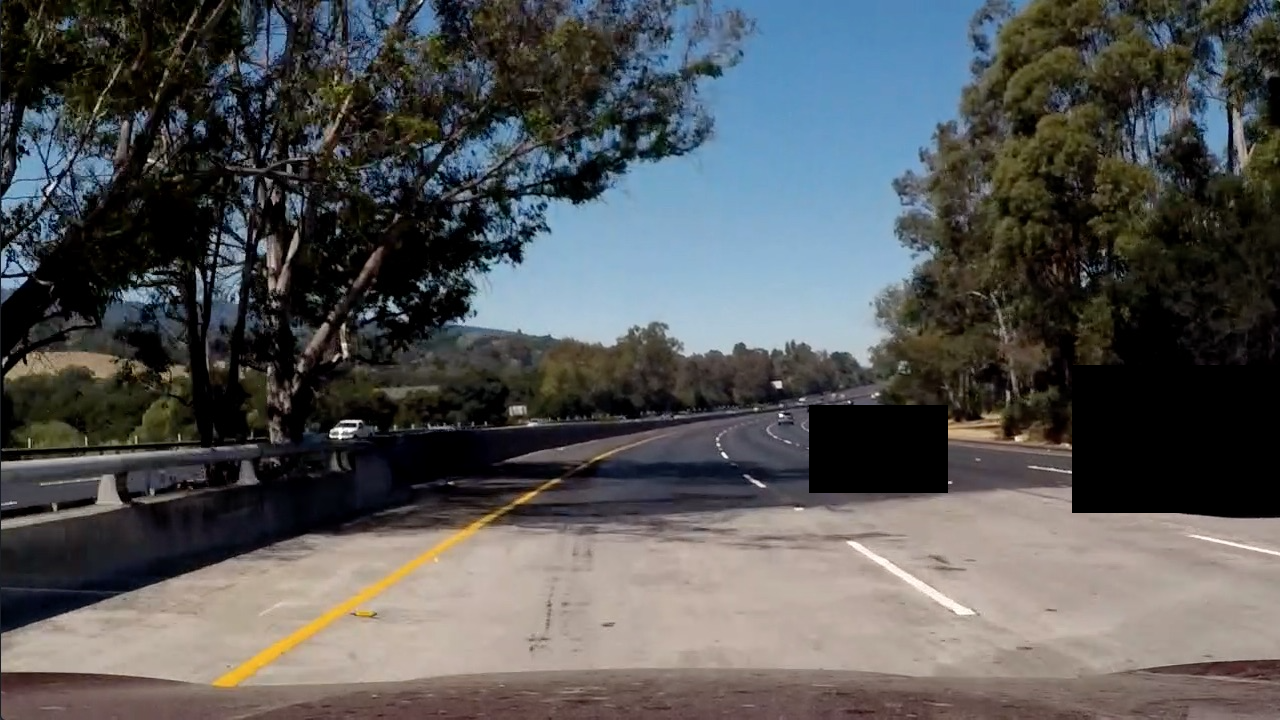
#> input picture CarND-Vehicle-Detection/test_images/test5-mod.png, 1280 x 720 px; its folder holds only this picture in this run
$ python nm.py   (older library calls are emulated)
#> lines starting #> are read from the running program, lines starting #| are printed output that depends on the picture
import os
import numpy as np
import cv2
import matplotlib.pyplot as plt
import matplotlib.image as mpimg
from moviepy.editor import VideoFileClip
import pickle
import glob
import time
from skimage.feature import hog
from sklearn.preprocessing import StandardScaler
from sklearn.svm import LinearSVC
from sklearn.cross_validation import train_test_split
from scipy.ndimage.measurements import label
from scipy.ndimage import generate_binary_structure
from collections import deque
import uuid

def slide_window(img, x_start_stop=[None, None], y_start_stop=[None, None],
                    xy_window=(64, 64), xy_overlap=(0.5, 0.5)):
    # If x and/or y start/stop positions not defined, set to image size
    if x_start_stop[0] == None:
        x_start_stop[0] = 0
    if x_start_stop[1] == None:
        x_start_stop[1] = img.shape[1]
    if y_start_stop[0] == None:
        y_start_stop[0] = 0
    if y_start_stop[1] == None:
        y_start_stop[1] = img.shape[0]
    # Compute the span of the region to be searched
    xspan = x_start_stop[1] - x_start_stop[0]
    yspan = y_start_stop[1] - y_start_stop[0]
    # Compute the number of pixels per step in x/y
    nx_pix_per_step = np.int(xy_window[0]*(1 - xy_overlap[0]))
    ny_pix_per_step = np.int(xy_window[1]*(1 - xy_overlap[1]))
    # Compute the number of windows in x/y
    nx_windows = np.int(xspan/nx_pix_per_step) - 1
    ny_windows = np.int(yspan/ny_pix_per_step) - 1
    # Initialize a list to append window positions to
    window_list = []
    # Loop through finding x and y window positions
    for ys in range(ny_windows):
        for xs in range(nx_windows):
            # Calculate window position
            startx = xs*nx_pix_per_step + x_start_stop[0]
            endx = startx + xy_window[0]
            starty = ys*ny_pix_per_step + y_start_stop[0]
            endy = starty + xy_window[1]
            # Append window position to list
            window_list.append(((startx, starty), (endx, endy)))
    # Return the list of windows
    return window_list

def generate_negative_samples():
    test_images = glob.iglob('./test_images/*.png', recursive=True)
    for test_image in test_images:
        img = cv2.imread(test_image)
#> img is the input picture: shape (720, 1280, 3); mean B, G, R 85.6, 85.1, 84.1
        windows = slide_window(img, xy_window=(64, 64))
#> windows = 819 items
        windows += slide_window(img, xy_window=(96, 96))
#> windows = 1169 items
        windows += slide_window(img, xy_window=(128, 128))
#> windows = 1359 items
        windows += slide_window(img, xy_window=(144, 144))
#> windows = 1503 items
        windows += slide_window(img, xy_window=(196, 196))
#> windows = 1575 items
        for window in windows:
            window_image = cv2.resize(img[window[0][1]:window[1][1], window[0][0]:window[1][0]], (64, 64))
            out_file = './test_data/non-vehicles/NM/' + str(uuid.uuid4()) + '.png'
            cv2.imwrite(out_file, window_image)
#> this loop made 1575 passes
#> window on passes 1 to 3: ((0, 0), (64, 64)), ((32, 0), (96, 64)), ((64, 0), (128, 64))
#> pass 1, in generate_negative_samples, `window_image = cv2.resize(img[window[0][1]:window[1][1], window[0][0]:..`:
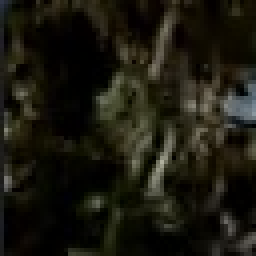
#> window_image: shape (64, 64, 3) (shown 4 times larger); mean B, G, R 15.8, 25.4, 27
#> pass 2, in generate_negative_samples, `window_image = cv2.resize(img[window[0][1]:window[1][1], window[0][0]:..`:
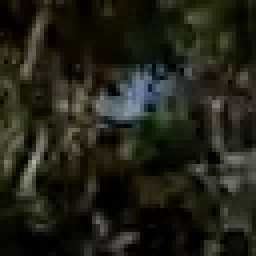
#> window_image: shape (64, 64, 3) (shown 4 times larger); mean B, G, R 23.8, 34.3, 34.4
#> pass 3, in generate_negative_samples, `window_image = cv2.resize(img[window[0][1]:window[1][1], window[0][0]:..`:
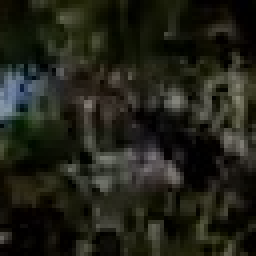
#> window_image: shape (64, 64, 3) (shown 4 times larger); mean B, G, R 24.1, 33.8, 33

generate_negative_samples()
